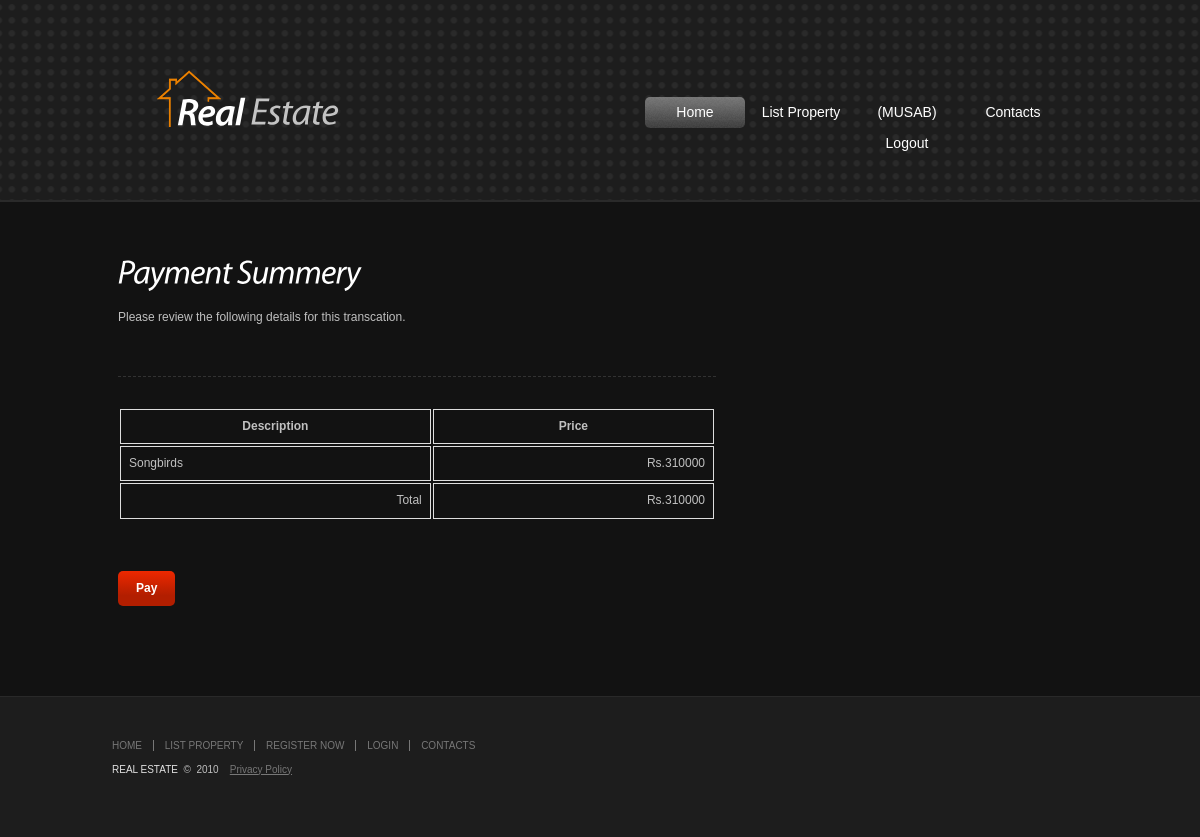
The app's page /payment.php?Pname=Songbirds (signed in) with its own data.
### tables this page shows
CREATE TABLE IF NOT EXISTS `reg` (
  `id` int(11) NOT NULL AUTO_INCREMENT,
  `typee` varchar(255) DEFAULT NULL,
  `firstname` varchar(255) DEFAULT NULL,
  `email` varchar(255) DEFAULT NULL,
  `password` varchar(255) DEFAULT NULL,
  `city` varchar(255) DEFAULT NULL,
  `mobile` int(11) DEFAULT NULL,
  PRIMARY KEY (`id`)
);

CREATE TABLE IF NOT EXISTS `view` (
  `id` int(255) NOT NULL AUTO_INCREMENT,
  `pname` varchar(255) NOT NULL,
  `pcity` varchar(255) NOT NULL,
  `pimg` varchar(255) NOT NULL,
  `pprice` int(255) NOT NULL,
  `area` int(255) NOT NULL,
  `pbedroom` varchar(255) NOT NULL,
  `pdesc` varchar(255) NOT NULL,
  `poverview` varchar(255) NOT NULL,
  PRIMARY KEY (`id`)
);

### payment.php (the view, shortened to what this page needs)
<!DOCTYPE html>
<html lang="en">
<head>
	<link rel="stylesheet" href="css/reset.css" type="text/css" media="all">
	<link rel="stylesheet" href="css/grid.css" type="text/css" media="all">
	<link rel="stylesheet" href="css/style.css" type="text/css" media="all">
</head>
<body>
<?php
			include('header1.php');
			?>
	<section id="content">
		<div class="container_16">
			<div class="clearfix">
				<section id="mainContent" class="grid_10">
				 <?php
	if(isset($_GET['Pname'])){
        $name = $_GET['Pname'];
    }
    $result = mysql_query('Select * From view Where pname="'.$name.'"');
    $row = mysql_fetch_array($result);
       ?>
        <article>
        <h2>Payment Summery</h2>
        <p>Please review the following details for this transcation.</p>
			</article>
			<table class="table">
			<form method="post" action="pay.php" onSubmit="return formValidationn()" name="myform" >
			<tr>
			<th>Description</th>
			<th>Price</th>
			</tr>
			<tr>
			<td><?php echo $row['pname'] ?></td>
			<td style="text-align: right;"> Rs.<?php echo $row['pprice'] ?> </td>
			</tr>
			<tr>
			<td style="text-align: right;">Total</td>
			<td style="text-align: right;"> Rs.<?php echo $row['pprice'] ?> </td>
			</tr>
			</table>
			<?php
					$studentid = $_SESSION['s_id'];
				$host="localhost";
				$user="root";
				$pass="root";
				$con = mysql_connect("$host","$user","$pass");
				$sql = "SELECT * from reg where id='{$studentid}'";
				$result = mysql_query($sql,$con);
				$row=mysql_fetch_array($result);
				$uname = $row['firstname'];
				$sql1 = "SELECT * from creditcard where uname = '$uname'" ;
				$result1 = mysql_query($sql1,$con);
				$count = mysql_num_rows($result1);
				if($count==1)
 					{
 					?>
				<div id="container_ff"></div>
				<a href="cong.php" class="button"> Pay </a>
			<?php
			}
			?>
				</section>
		</div>
		</div>
	</section>
	<?php
			include('footer.php');
			?>
</body>
</html>

### header1.php (shortened to what this page needs)
<?php
					$studentid = $_SESSION['s_id'];
				$host="localhost";
				$user="root";
				$pass="root";
				$con = mysql_connect("$host","$user","$pass");
				$sql = "SELECT * from reg where id='{$studentid}'";
				$result = mysql_query($sql,$con);
				$row=mysql_fetch_array($result);
				$uname = $row['firstname'];
				?>
<header class="header1">
		<div class="container_16">
			<div class="logo">
				<h1><a href="index.php"><strong>Real</strong> Estate</a></h1>
			</div>
			<nav>
				<ul>
					<li><a href="index.php" class="current">Home</a></li>
					<li><a href="list.php">List Property</a></li>
						<?php
						if(!isset($_SESSION['s_id'])) {
						?>
					 <li><a href='reg.php'>Register Now</a></li>
					 <li><a href='login.php'>Login</a></li>
					 <?php
					 }
					 else {
					 	?>
					 <li><a href='logout.php'>(<?php echo strtoupper($uname);?>) Logout</a></li>
					 <?php
					 }
					 ?>
					<li><a href="contact.php">Contacts</a></li>
				</ul>
			</nav>
		</div>
	</header>

### css/grid.css (style rules this page uses)
.container_16 { margin-left: auto; margin-right: auto; width: 976px; }
.grid_1, .grid_2, .grid_3, .grid_4, .grid_5, .grid_6, .grid_7, .grid_8, .grid_9, .grid_10, .grid_11, .grid_12, .grid_13, .grid_14, .grid_15, .grid_16 { display:inline; float: left; position: relative; margin-left: 6px; margin-right: 6px; }
.container_16 .grid_10 { width:598px; }
.clearfix:after { clear: both; content: ' '; display: block; font-size: 0; line-height: 0; visibility: hidden; width: 0; height: 0; }
.clearfix { display: inline-block; }
.clearfix { display: block; }

### css/style.css (style rules this page uses)
article, aside, audio, canvas, command, datalist, details, embed, figcaption, figure, footer, header, hgroup, keygen, meter, nav, output, progress, section, source, video { display:block }
body { background:#1d1d1d;font-family:Arial, Helvetica, sans-serif;font-size:100%;line-height:1.125em;color:#c0c0c0 }
html { min-width:980px }
html, body { height:100% }
.container_16 { font-size:.75em;position:relative }
header { height:625px;overflow:hidden;border-bottom:2px solid #2a2a2a;background:url(../images/header-pattern.gif) 50% 0 #1d1d1d }
.header1 { height:200px;overflow:hidden;border-bottom:2px solid #2a2a2a;background:url(../images/header-pattern.gif) 50% 0 #1d1d1d }
#content { padding:37px 0 90px 0;background:#121212 }
#mainContent { padding:13px 0 0 0 }
p { margin-bottom:18px }
a { color:#c0c0c0;outline:none }
h1 { font-size:22px;color:#fff;line-height:1.2em;font-style:italic;font-weight:normal;letter-spacing:-1px;margin-bottom:.5em }
h2 { font-size:33px;color:#fff;line-height:1.2em;font-style:italic;font-weight:normal;letter-spacing:-1px;margin-bottom:.5em }
.button { display:inline-block;position:relative;border-radius:5px;-moz-border-radius:5px;-webkit-border-radius:5px;background-color:#d42400;background:-webkit-gradient(linear, 0 0, 0 70%, from(#ed2800), to(#b21e00));background:-moz-linear-gradient(#ed2800, #b21e00 70%);background:linear-gradient(#ed2800, #b21e00 70%);-pie-background:linear-gradient(#ed2800, #b21e00 70%);behavior:url(js/PIE.htc);padding:0 18px 0 18px;line-height:35px;color:#fff;font-weight:bold;text-decoration:none;-webkit-transition-duration:0.5s }
header .logo { position:absolute;left:45px;top:70px;background:url(../images/logo.png) no-repeat 0 0;padding:20px 0 0 20px }
header .logo h1 { font-size:38px;line-height:1.2em;color:#c3c3c3;font-weight:normal;font-style:italic;letter-spacing:-1px }
header .logo h1 a { color:#c3c3c3;text-decoration:none }
header .logo h1 a strong { color:#fff }
header nav { position:absolute;right:25px;top:97px }
header nav ul li { float:left;padding-left:6px }
header nav ul li a { float:left;color:#fff;text-decoration:none;width:100px;text-align:center;line-height:31px;font-size:14px }
header nav ul li a:hover, header nav ul li a.current { background:url(../images/nav-bg.gif) 0 0 repeat-x;border-radius:5px;-moz-border-radius:5px;-webkit-border-radius:5px }
#mainContent article { padding:0 0 32px 0;margin-bottom:30px;border-bottom:1px dashed #323232 }
#container_ff { float:left; width: 558px; padding: 15px; }
.table { width: 100%; max-width: 100%; margin-bottom: 20px; }
.table > thead > tr > th, .table > tbody > tr > th, .table > tfoot > tr > th, .table > thead > tr > td, .table > tbody > tr > td, .table > tfoot > tr > td { padding: 8px; line-height: 1.42857143; vertical-align: top; border: 1px solid #ddd; }
.table1, th, td { border: tan; }

### records on screen
reg: firstname "MUSAB"
view: pname "Songbirds", pprice "310000"
